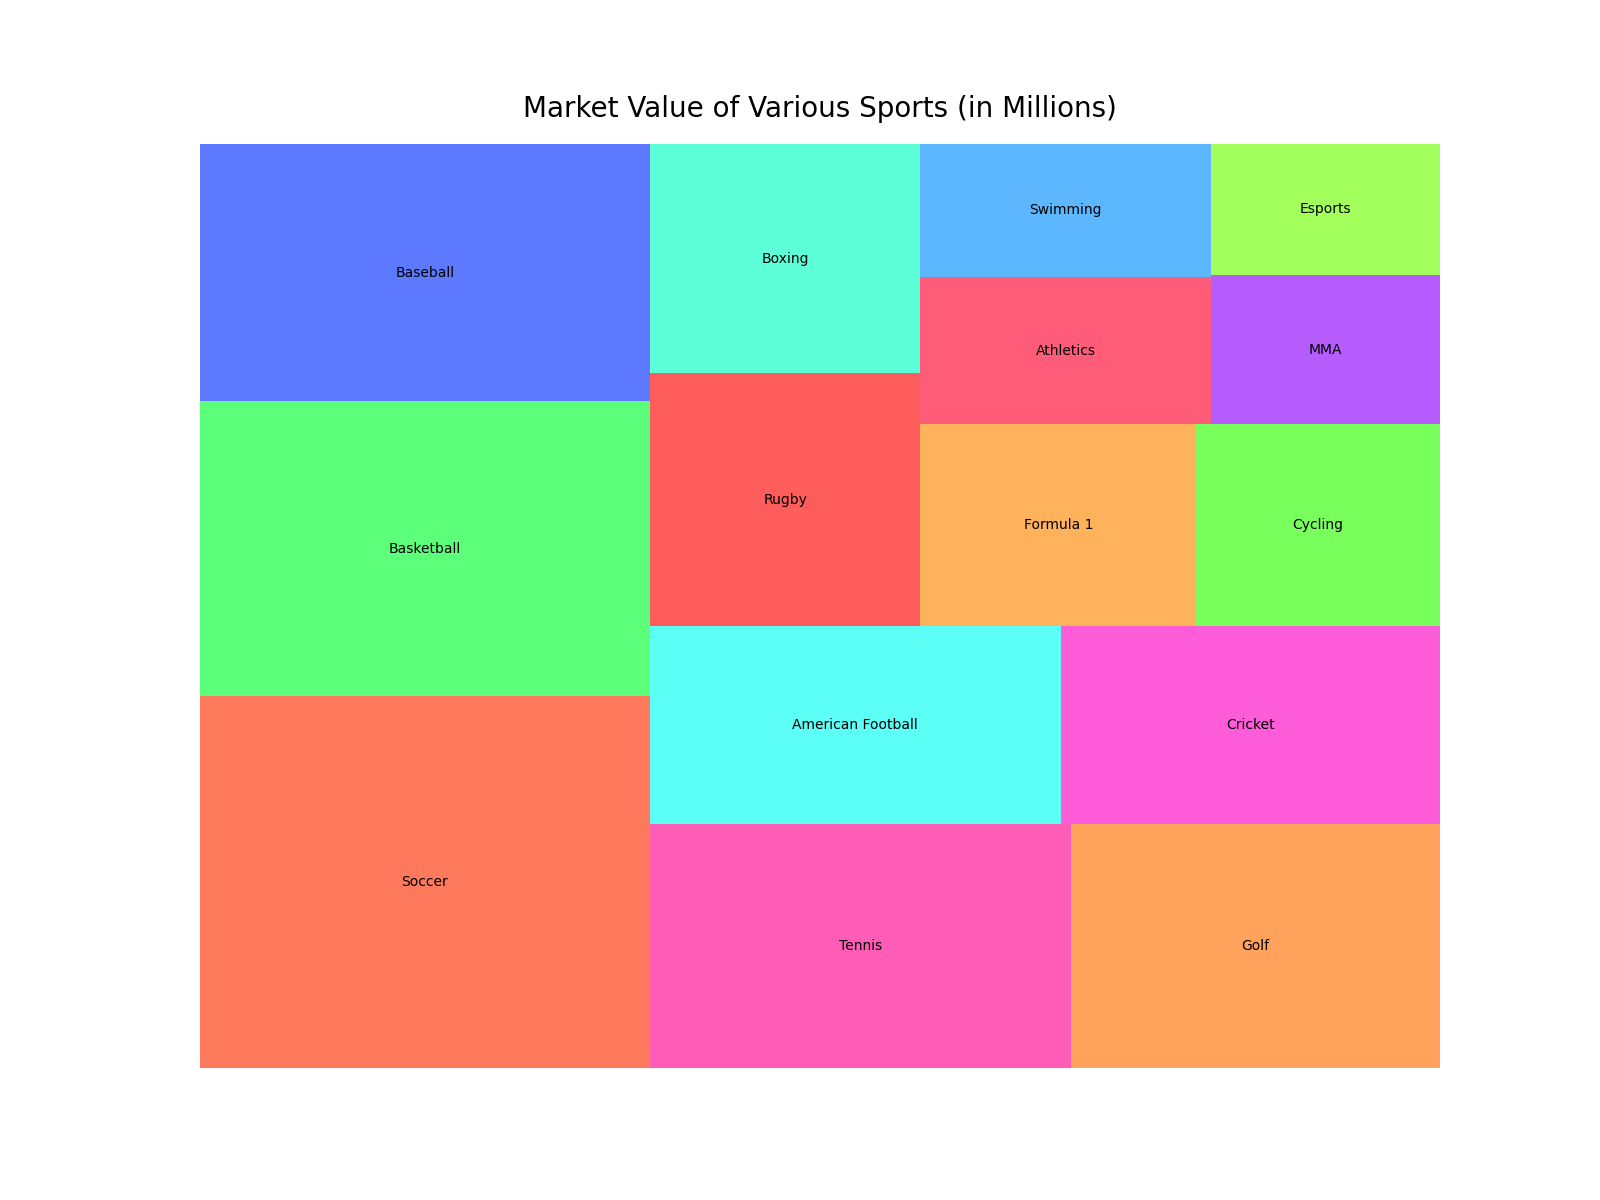

Recreate this plot in Python.

import matplotlib.pyplot as plt
import squarify

# Data points
sports = ['Soccer', 'Basketball', 'Baseball', 'Tennis', 'Golf', 'American Football', 'Cricket', 
          'Rugby', 'Boxing', 'Formula 1', 'Cycling', 'Athletics', 'Swimming', 'MMA', 'Esports']
values = [7800, 6200, 5400, 4800, 4200, 3800, 3500, 3200, 2900, 2600, 2300, 2000, 1800, 1600, 1400]
colors = ['#FF5733', '#33FF57', '#3357FF', '#FF33A5', '#FF8C33', '#33FFF4', '#FF33D1', 
          '#FF3333', '#33FFCE', '#FF9F33', '#57FF33', '#FF3357', '#33A5FF', '#A533FF', '#8CFF33']

# Plot Dimensions
plt.figure(figsize=(16, 12))

# Create a treemap
squarify.plot(sizes=values, label=sports, color=colors, alpha=0.8)

# Title
plt.title('Market Value of Various Sports (in Millions)', fontsize=20, y=1.02)

# Remove axes
plt.axis('off')

# Show plot
plt.show()
